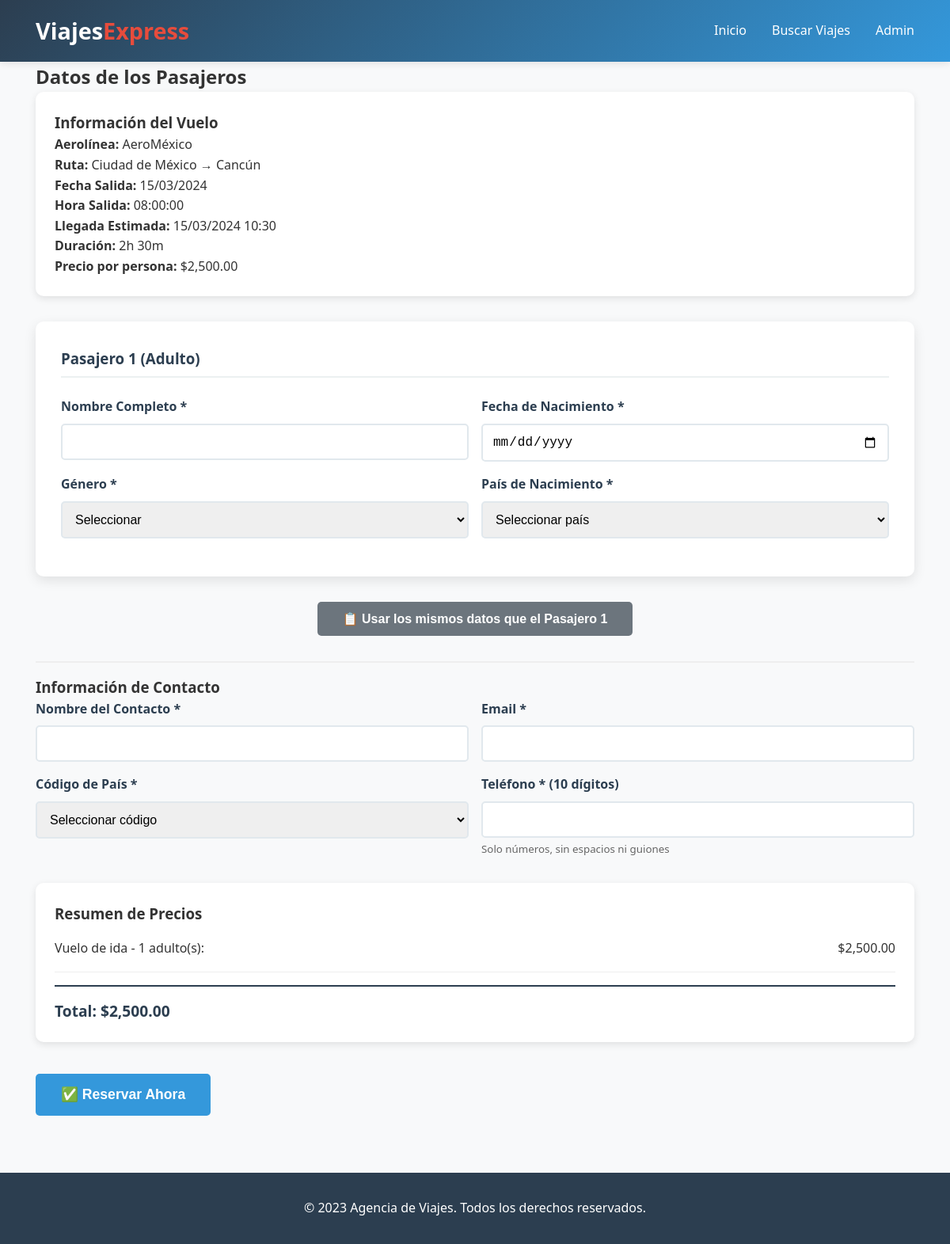
The page /client/flight_passengers.php?flight_id=1 on the database its author committed.
### tables this page shows
CREATE TABLE flights (
    id INT AUTO_INCREMENT PRIMARY KEY,
    airline VARCHAR(255) NOT NULL,
    origin VARCHAR(255) NOT NULL,
    destination VARCHAR(255) NOT NULL,
    departure_date DATE NOT NULL,
    departure_time TIME NOT NULL,
    duration_minutes INT NOT NULL,  
    price DECIMAL(10,2) NOT NULL,
    capacity INT NOT NULL,
    available_seats INT NOT NULL,
    created_at TIMESTAMP DEFAULT CURRENT_TIMESTAMP
);

### client/flight_passengers.php (the view, shortened to what this page needs)
<?php
include '../config/database.php';
$flight_id = $_GET['flight_id'] ?? '';
$package_type = $_GET['package_type'] ?? '';
$adults = $_GET['adults'] ?? 1;
$children = $_GET['children'] ?? 0;
$flight = $conn->query("SELECT * FROM flights WHERE id = $flight_id")->fetch_assoc();
$total_passengers = $adults + $children;
$total_price = $flight['price'] * $total_passengers;
$departure_datetime = $flight['departure_date'] . ' ' . $flight['departure_time'];
$arrival_datetime = date('Y-m-d H:i:s', strtotime("+{$flight['duration_minutes']} minutes", strtotime($departure_datetime)));
$arrival_date_formatted = date('d/m/Y', strtotime($arrival_datetime));
$arrival_time_formatted = date('H:i', strtotime($arrival_datetime));
?>
<!DOCTYPE html>
<html lang="es">
<head>
    <link rel="stylesheet" href="../css/style.css">
    <link rel="stylesheet" href="../css/responsive.css">
</head>
<body>
    <header>
        <div class="container">
            <div class="header-content">
                <div class="logo">Viajes<span>Express</span></div>
                <nav>
                    <ul>
                        <li><a href="index.php">Inicio</a></li>
                        <li><a href="search.php">Buscar Viajes</a></li>
                        <li><a href="../admin/login.php">Admin</a></li>
                    </ul>
                </nav>
            </div>
        </div>
    </header>
    <section class="passenger-form-section">
        <div class="container">
            <h2>Datos de los Pasajeros</h2>
            <div class="transport-info">
                <h3>Información del Vuelo</h3>
                <p><strong>Aerolínea:</strong> <?php echo htmlspecialchars($flight['airline']); ?></p>
                <p><strong>Ruta:</strong> <?php echo htmlspecialchars($flight['origin']); ?> → <?php echo htmlspecialchars($flight['destination']); ?></p>
                <p><strong>Fecha Salida:</strong> <?php echo date('d/m/Y', strtotime($flight['departure_date'])); ?></p>
                <p><strong>Hora Salida:</strong> <?php echo $flight['departure_time']; ?></p>
                <p><strong>Llegada Estimada:</strong> <?php echo $arrival_date_formatted . ' ' . $arrival_time_formatted; ?></p>
                <p><strong>Duración:</strong> <?php echo floor($flight['duration_minutes'] / 60); ?>h <?php echo $flight['duration_minutes'] % 60; ?>m</p>
                <p><strong>Precio por persona:</strong> $<?php echo number_format($flight['price'], 2); ?></p>
            </div>
            <form action="process_flight_reservation.php" method="POST" id="passengers-form">
                <div id="passengers-container">
                    <?php for ($i = 1; $i <= $total_passengers; $i++): ?>
                        <div class="passenger-form">
                            <h3>Pasajero <?php echo $i; ?> <?php echo $i <= $adults ? '(Adulto)' : '(Niño)'; ?></h3>
                            <div class="form-row">
                                <div class="form-group">
                                    <label for="passenger_name_<?php echo $i; ?>">Nombre Completo *</label>
                                    <input type="text" id="passenger_name_<?php echo $i; ?>" name="passengers[<?php echo $i; ?>][name]" required>
                                </div>
                                <div class="form-group">
                                    <label for="passenger_birthdate_<?php echo $i; ?>">Fecha de Nacimiento *</label>
                                    <input type="date" id="passenger_birthdate_<?php echo $i; ?>" name="passengers[<?php echo $i; ?>][birthdate]" required>
                                </div>
                            </div>
                            <div class="form-row">
                                <div class="form-group">
                                    <label for="passenger_gender_<?php echo $i; ?>">Género *</label>
                                    <select id="passenger_gender_<?php echo $i; ?>" name="passengers[<?php echo $i; ?>][gender]" required>
                                        <option value="">Seleccionar</option>
                                    </select>
                                </div>
                                <div class="form-group">
                                    <label for="passenger_country_<?php echo $i; ?>">País de Nacimiento *</label>
                                    <select id="passenger_country_<?php echo $i; ?>" name="passengers[<?php echo $i; ?>][country]" required>
                                        <option value="">Seleccionar país</option>
                                    </select>
                                </div>
                            </div>
                        </div>
                    <?php endfor; ?>
                </div>
                <div class="copy-data-section">
                    <button type="button" id="copy-passenger-data" class="btn btn-secondary">
                        📋 Usar los mismos datos que el Pasajero 1
                    </button>
                </div>
                <div class="form-section">
                    <h3>Información de Contacto</h3>
                    <div class="form-row">
                        <div class="form-group">
                            <label for="customer_name">Nombre del Contacto *</label>
                            <input type="text" id="customer_name" name="customer_name" required>
                        </div>
                        <div class="form-group">
                            <label for="customer_email">Email *</label>
                            <input type="email" id="customer_email" name="customer_email" required>
                        </div>
                    </div>
                    <div class="form-row">
                        <div class="form-group">
                            <label for="customer_phone_code">Código de País *</label>
                            <select id="customer_phone_code" name="customer_phone_code" required>
                                <option value="">Seleccionar código</option>
                            </select>
                        </div>
                        <div class="form-group">
                            <label for="customer_phone">Teléfono * (10 dígitos)</label>
                            <input type="tel" id="customer_phone" name="customer_phone" maxlength="10" pattern="[0-9]{10}" title="Por favor ingresa exactamente 10 dígitos" required>
                            <small style="display: block; margin-top: 0.25rem; color: #666;">Solo números, sin espacios ni guiones</small>
                        </div>
                    </div>
                </div>
                <div class="price-summary">
                    <h3>Resumen de Precios</h3>
                    <div class="summary-item">
                        <span>Vuelo de ida - <?php echo $adults; ?> adulto(s):</span>
                        <span>$<?php echo number_format($flight['price'] * $adults, 2); ?></span>
                    </div>
                    <div class="summary-total">
                        <span>Total:</span>
                        <span>$<?php echo number_format($total_price, 2); ?></span>
                    </div>
                </div>
                <button type="submit" name="action" value="reserve_only" class="btn btn-primary btn-large">
                    ✅ Reservar <?php echo in_array($package_type, ['flight_hotel']) ? 'Solo Vuelo' : 'Ahora'; ?>
                </button>
            </form>
        </div>
    </section>
    <footer>
        <div class="container">
            <p>&copy; 2023 Agencia de Viajes. Todos los derechos reservados.</p>
        </div>
    </footer>
</body>
</html>

### css/style.css (style rules this page uses)
:root { --primary: #2c3e50; --secondary: #3498db; --accent: #e74c3c; --light: #ecf0f1; --dark: #2c3e50; --success: #27ae60; --warning: #f39c12; --danger: #e74c3c; }
* { margin: 0; padding: 0; box-sizing: border-box; }
body { font-family: 'Segoe UI', Tahoma, Geneva, Verdana, sans-serif; line-height: 1.6; color: #333; background-color: #f8f9fa; }
.container { max-width: 1200px; margin: 0 auto; padding: 0 20px; }
header { background: linear-gradient(135deg, var(--primary), var(--secondary)); color: white; padding: 1rem 0; box-shadow: 0 2px 10px rgba(0,0,0,0.1); }
.header-content { display: flex; justify-content: space-between; align-items: center; }
.logo { font-size: 1.8rem; font-weight: bold; }
.logo span { color: var(--accent); }
nav ul { display: flex; list-style: none; }
nav ul li { margin-left: 2rem; }
nav ul li a { color: white; text-decoration: none; font-weight: 500; transition: color 0.3s; }
.form-group { margin-bottom: 1.5rem; }
.form-row { display: flex; gap: 1rem; margin-bottom: 1rem; }
.form-row .form-group { flex: 1; margin-bottom: 0; }
label { display: block; margin-bottom: 0.5rem; font-weight: 600; color: var(--dark); }
input, select { width: 100%; padding: 0.75rem; border: 2px solid #e1e8ed; border-radius: 5px; font-size: 1rem; transition: border-color 0.3s; }
.btn { display: inline-block; background: var(--secondary); color: white; padding: 0.75rem 2rem; border: none; border-radius: 5px; font-size: 1rem; font-weight: 600; cursor: pointer; transition: all 0.3s; text-decoration: none; }
.passenger-form { background: white; padding: 2rem; border-radius: 10px; box-shadow: 0 5px 15px rgba(0,0,0,0.1); margin-bottom: 2rem; }
.passenger-form h3 { margin-bottom: 1.5rem; color: var(--primary); border-bottom: 2px solid var(--light); padding-bottom: 0.5rem; }
.summary-item { display: flex; justify-content: space-between; padding: 1rem 0; border-bottom: 1px solid #eee; }
.summary-total { font-size: 1.2rem; font-weight: bold; color: var(--primary); margin-top: 1rem; padding-top: 1rem; border-top: 2px solid var(--primary); }
footer { background: var(--primary); color: white; text-align: center; padding: 2rem 0; margin-top: 4rem; }

### css/responsive.css (style rules this page uses)
@media (max-width: 1200px) { .container { max-width: 1140px; padding: 0 15px; } }

### client/flight_passengers.php (style rules this page uses)
.transport-info { background: white; padding: 1.5rem; border-radius: 10px; margin-bottom: 2rem; box-shadow: 0 3px 10px rgba(0,0,0,0.1); }
.copy-data-section { text-align: center; margin: 2rem 0; }
.btn-secondary { background: #6c757d; color: white; }
.btn-large { padding: 1rem 2rem; font-size: 1.1rem; margin: 0.5rem 0; }
.form-section { margin-top: 2rem; padding-top: 1rem; border-top: 2px solid #eee; }
.price-summary { background: white; padding: 1.5rem; border-radius: 10px; margin: 2rem 0; box-shadow: 0 3px 10px rgba(0,0,0,0.1); }

### rows shown on the page
flights: airline "AeroMéxico", origin "Ciudad de México", destination "Cancún", departure_date "15/03/2024", departure_time "08:00:00", arrival_date_formatted "15/03/2024", arrival_time_formatted "10:30", floor($flight['duration_minutes']/60) "2", $flight['duration_minutes']%60 "30", price "2,500.00", $flight['price']*$adults "2,500.00"

### other values the page prints
$adults "1"
